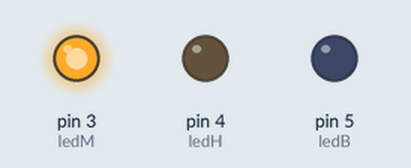
Recording of a sketch running on a simulated Arduino Uno, built with avr-gcc and run on an emulated ATmega328P. Shown: output pins drawn as LEDs (lit = HIGH).

Above: at 0.2 s.
At 18.3 s:
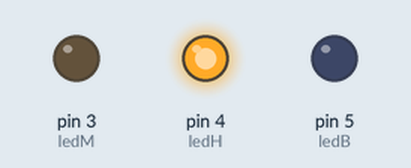
At 21.2 s:
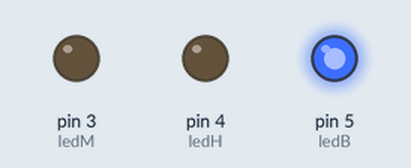
At 42.7 s:
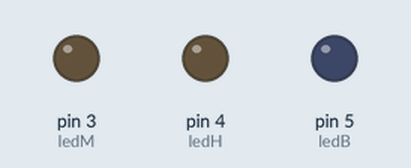
Timing chart, 0 to 54.6 s (numbered marks = the images above):
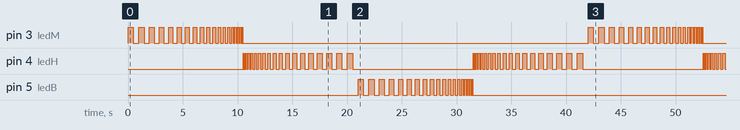

Measured:
- by itself, pin 3 (ledM), pin 5 (ledB): moves between LOW and HIGH, repeating every 42.0 s
- by itself, pin 4 (ledH): moves between LOW and HIGH, repeating every 21.0 s
- by itself, everything shown: repeats every 42.0 s, in 152 steps

The sketch:

loop.ino
```cpp
int ledM = 3;
const int ledH = 4;
int ledB = 5;
int dUp = 500;
int dDown = 25;
int lampu = 0;

void setup() {
   Serial.begin(9600);
  pinMode(ledM, OUTPUT);
  pinMode(ledH, OUTPUT);
  pinMode(ledB, OUTPUT);
}

void loop() {
  /* For Loop
  	for(int i=0;i<9;i++) {
    digitalWrite(ledM, HIGH);
    delay(500);
    digitalWrite(ledM, LOW);
    delay(500);
  }*/

  /* While Loop
  int i = 0;
  while(i<5) {
    digitalWrite(ledM, HIGH);
    delay(500);
    digitalWrite(ledM, LOW);
    delay(500);
    i++;
  }*/

  if(lampu == 0) {
    lampu = ledM;
  } else if (lampu == ledM) {
    lampu = ledB;
  } else if (lampu == ledB) {
    lampu = ledM;
  }

  // LED Merah
  for(int i=0;i<20;i++) {
    digitalWrite(lampu, HIGH);
    delay(dUp-(i*(dUp*0.05)));
    digitalWrite(lampu, LOW);
    delay(dUp-(i*(dUp*0.05)));
    // Serial.println(dUp-(i*(dUp*0.05)));
  }

  // LED Hijau
  for(int i=0;i<20;i++) {
    digitalWrite(ledH, HIGH);
    delay(dDown+(i*dDown));
    digitalWrite(ledH, LOW);
    delay(dDown+(i*(dUp*0.05)));
    // Serial.println(dDown+(i*dDown));
  }

  // LED Biru
  /*for(int i=0;i<20;i++) {
    digitalWrite(ledB, HIGH);
    delay(dUp-(i*(dUp*0.05)));
    digitalWrite(ledB, LOW);
    delay(dUp-(i*(dUp*0.05)));
    // Serial.println(dUp-(i*(dUp*0.05)));
  }*/
}
```
